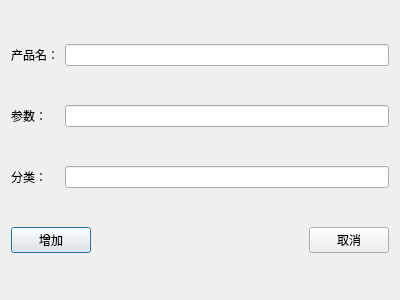
<?xml version="1.0" encoding="UTF-8"?>
<ui version="4.0">
 <class>Dialog</class>
 <widget class="QDialog" name="Dialog">
  <property name="geometry">
   <rect>
    <x>0</x>
    <y>0</y>
    <width>400</width>
    <height>300</height>
   </rect>
  </property>
  <property name="windowTitle">
   <string>Dialog</string>
  </property>
  <layout class="QGridLayout" name="gridLayout">
   <item row="0" column="0">
    <widget class="QLabel" name="label">
     <property name="text">
      <string>产品名：</string>
     </property>
    </widget>
   </item>
   <item row="0" column="1" colspan="3">
    <widget class="QLineEdit" name="lineEdit_name"/>
   </item>
   <item row="1" column="0">
    <widget class="QLabel" name="label_2">
     <property name="text">
      <string>参数：</string>
     </property>
    </widget>
   </item>
   <item row="1" column="1" colspan="3">
    <widget class="QLineEdit" name="lineEdit_parameter"/>
   </item>
   <item row="2" column="0">
    <widget class="QLabel" name="label_3">
     <property name="text">
      <string>分类：</string>
     </property>
    </widget>
   </item>
   <item row="2" column="1" colspan="3">
    <widget class="QLineEdit" name="lineEdit_category"/>
   </item>
   <item row="3" column="0" colspan="2">
    <widget class="QPushButton" name="btn_ok">
     <property name="text">
      <string>增加</string>
     </property>
    </widget>
   </item>
   <item row="3" column="2">
    <spacer name="horizontalSpacer">
     <property name="orientation">
      <enum>Qt::Horizontal</enum>
     </property>
     <property name="sizeHint" stdset="0">
      <size>
       <width>217</width>
       <height>20</height>
      </size>
     </property>
    </spacer>
   </item>
   <item row="3" column="3">
    <widget class="QPushButton" name="btn_cancel">
     <property name="text">
      <string>取消</string>
     </property>
    </widget>
   </item>
  </layout>
 </widget>
 <resources/>
 <connections/>
</ui>
